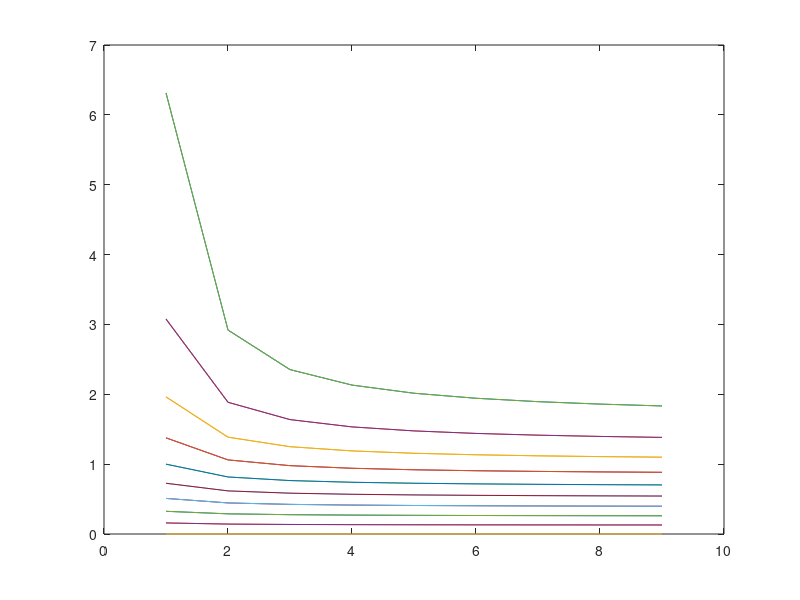

Recreate this plot in MATLAB.
clc;clear all; close all;
p=[0 0.95:-0.05:0.05]; k=[0 1:9];
nf=length(k);nc=length(p);
T=zeros(nf,nc);
T(1,:)=p;
T(:,1)=k;

for i=2:nf 
    for j=2:nc
    T(i,j)=abs(tinv(T(1,j),T(i,1)));
    end
end

plot(T(2:end,2:end))